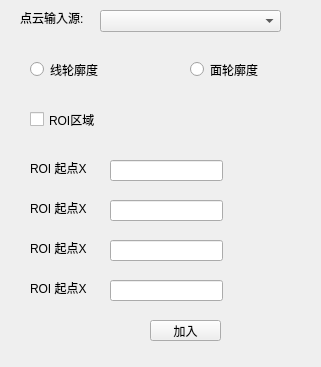
<?xml version="1.0" encoding="UTF-8"?>
<ui version="4.0">
 <class>pcPoaslForm</class>
 <widget class="QWidget" name="pcPoaslForm">
  <property name="geometry">
   <rect>
    <x>0</x>
    <y>0</y>
    <width>321</width>
    <height>367</height>
   </rect>
  </property>
  <property name="windowTitle">
   <string>Form</string>
  </property>
  <widget class="QLabel" name="label">
   <property name="geometry">
    <rect>
     <x>20</x>
     <y>10</y>
     <width>71</width>
     <height>16</height>
    </rect>
   </property>
   <property name="text">
    <string>点云输入源:</string>
   </property>
  </widget>
  <widget class="QComboBox" name="SelectLinker">
   <property name="geometry">
    <rect>
     <x>100</x>
     <y>10</y>
     <width>181</width>
     <height>22</height>
    </rect>
   </property>
  </widget>
  <widget class="QRadioButton" name="lineProf">
   <property name="geometry">
    <rect>
     <x>30</x>
     <y>60</y>
     <width>95</width>
     <height>19</height>
    </rect>
   </property>
   <property name="text">
    <string>线轮廓度</string>
   </property>
  </widget>
  <widget class="QRadioButton" name="surfaceProf">
   <property name="geometry">
    <rect>
     <x>190</x>
     <y>60</y>
     <width>95</width>
     <height>19</height>
    </rect>
   </property>
   <property name="text">
    <string>面轮廓度</string>
   </property>
  </widget>
  <widget class="QLabel" name="ROI_4">
   <property name="geometry">
    <rect>
     <x>30</x>
     <y>280</y>
     <width>71</width>
     <height>16</height>
    </rect>
   </property>
   <property name="text">
    <string>ROI 起点X</string>
   </property>
  </widget>
  <widget class="QLabel" name="ROI_3">
   <property name="geometry">
    <rect>
     <x>30</x>
     <y>240</y>
     <width>71</width>
     <height>16</height>
    </rect>
   </property>
   <property name="text">
    <string>ROI 起点X</string>
   </property>
  </widget>
  <widget class="QLineEdit" name="roi_Sx">
   <property name="geometry">
    <rect>
     <x>110</x>
     <y>160</y>
     <width>113</width>
     <height>21</height>
    </rect>
   </property>
  </widget>
  <widget class="QLineEdit" name="roi_Sy">
   <property name="geometry">
    <rect>
     <x>110</x>
     <y>200</y>
     <width>113</width>
     <height>21</height>
    </rect>
   </property>
  </widget>
  <widget class="QLabel" name="ROI_2">
   <property name="geometry">
    <rect>
     <x>30</x>
     <y>200</y>
     <width>71</width>
     <height>16</height>
    </rect>
   </property>
   <property name="text">
    <string>ROI 起点X</string>
   </property>
  </widget>
  <widget class="QLineEdit" name="roi_W">
   <property name="geometry">
    <rect>
     <x>110</x>
     <y>240</y>
     <width>113</width>
     <height>21</height>
    </rect>
   </property>
  </widget>
  <widget class="QLineEdit" name="roi_H">
   <property name="geometry">
    <rect>
     <x>110</x>
     <y>280</y>
     <width>113</width>
     <height>21</height>
    </rect>
   </property>
  </widget>
  <widget class="QCheckBox" name="roiChk">
   <property name="geometry">
    <rect>
     <x>30</x>
     <y>110</y>
     <width>80</width>
     <height>19</height>
    </rect>
   </property>
   <property name="text">
    <string>ROI区域</string>
   </property>
  </widget>
  <widget class="QLabel" name="ROI">
   <property name="geometry">
    <rect>
     <x>30</x>
     <y>160</y>
     <width>61</width>
     <height>16</height>
    </rect>
   </property>
   <property name="text">
    <string>ROI 起点X</string>
   </property>
  </widget>
  <widget class="QPushButton" name="roiAdd">
   <property name="geometry">
    <rect>
     <x>150</x>
     <y>320</y>
     <width>71</width>
     <height>21</height>
    </rect>
   </property>
   <property name="text">
    <string>加入</string>
   </property>
  </widget>
 </widget>
 <resources/>
 <connections/>
</ui>
